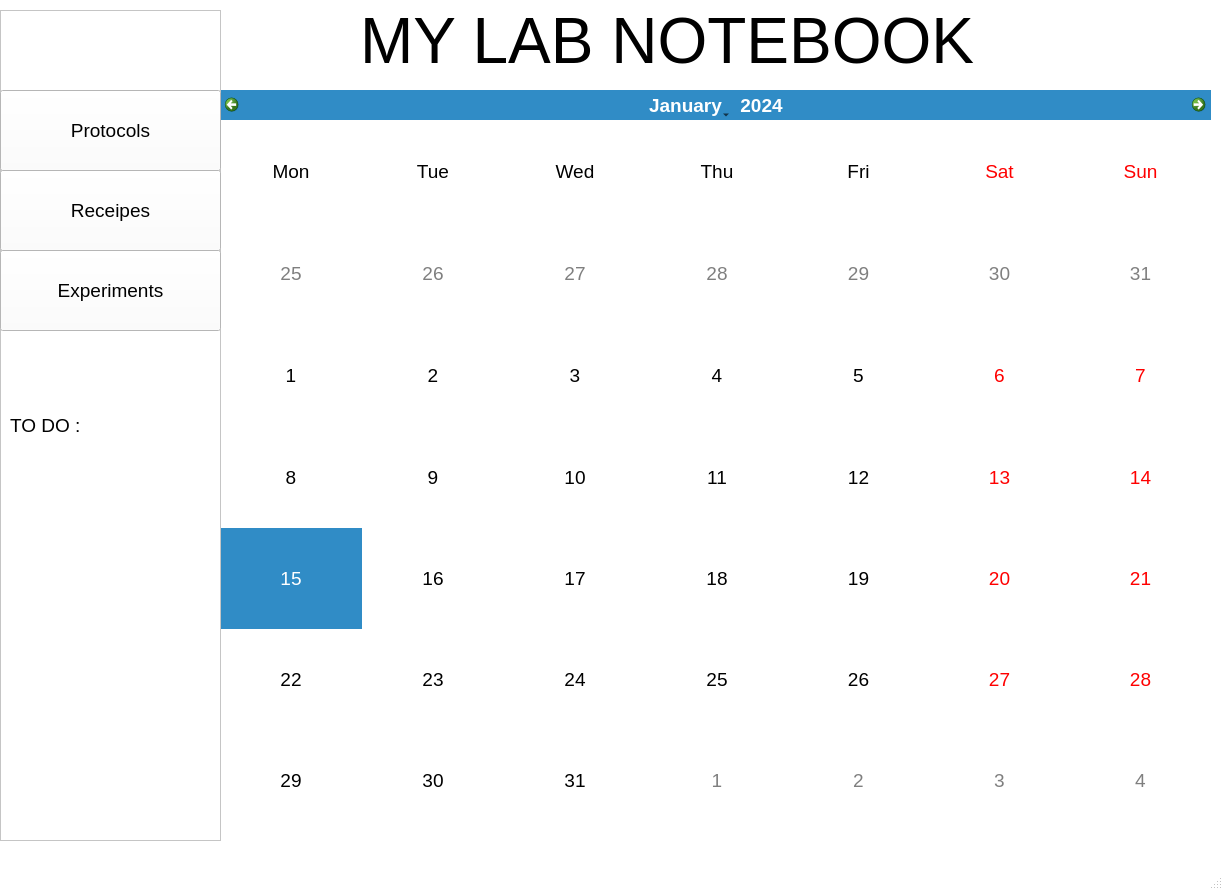
<?xml version="1.0" encoding="UTF-8"?>
<ui version="4.0">
 <class>MainWindow</class>
 <widget class="QMainWindow" name="MainWindow">
  <property name="geometry">
   <rect>
    <x>0</x>
    <y>0</y>
    <width>1223</width>
    <height>890</height>
   </rect>
  </property>
  <property name="palette">
   <palette>
    <active>
     <colorrole role="WindowText">
      <brush brushstyle="SolidPattern">
       <color alpha="255">
        <red>0</red>
        <green>0</green>
        <blue>0</blue>
       </color>
      </brush>
     </colorrole>
     <colorrole role="Button">
      <brush brushstyle="SolidPattern">
       <color alpha="255">
        <red>255</red>
        <green>255</green>
        <blue>255</blue>
       </color>
      </brush>
     </colorrole>
     <colorrole role="Light">
      <brush brushstyle="SolidPattern">
       <color alpha="255">
        <red>255</red>
        <green>255</green>
        <blue>255</blue>
       </color>
      </brush>
     </colorrole>
     <colorrole role="Midlight">
      <brush brushstyle="SolidPattern">
       <color alpha="255">
        <red>255</red>
        <green>255</green>
        <blue>255</blue>
       </color>
      </brush>
     </colorrole>
     <colorrole role="Dark">
      <brush brushstyle="SolidPattern">
       <color alpha="255">
        <red>127</red>
        <green>127</green>
        <blue>127</blue>
       </color>
      </brush>
     </colorrole>
     <colorrole role="Mid">
      <brush brushstyle="SolidPattern">
       <color alpha="255">
        <red>170</red>
        <green>170</green>
        <blue>170</blue>
       </color>
      </brush>
     </colorrole>
     <colorrole role="Text">
      <brush brushstyle="SolidPattern">
       <color alpha="255">
        <red>0</red>
        <green>0</green>
        <blue>0</blue>
       </color>
      </brush>
     </colorrole>
     <colorrole role="BrightText">
      <brush brushstyle="SolidPattern">
       <color alpha="255">
        <red>255</red>
        <green>255</green>
        <blue>255</blue>
       </color>
      </brush>
     </colorrole>
     <colorrole role="ButtonText">
      <brush brushstyle="SolidPattern">
       <color alpha="255">
        <red>0</red>
        <green>0</green>
        <blue>0</blue>
       </color>
      </brush>
     </colorrole>
     <colorrole role="Base">
      <brush brushstyle="SolidPattern">
       <color alpha="255">
        <red>255</red>
        <green>255</green>
        <blue>255</blue>
       </color>
      </brush>
     </colorrole>
     <colorrole role="Window">
      <brush brushstyle="SolidPattern">
       <color alpha="255">
        <red>255</red>
        <green>255</green>
        <blue>255</blue>
       </color>
      </brush>
     </colorrole>
     <colorrole role="Shadow">
      <brush brushstyle="SolidPattern">
       <color alpha="255">
        <red>0</red>
        <green>0</green>
        <blue>0</blue>
       </color>
      </brush>
     </colorrole>
     <colorrole role="AlternateBase">
      <brush brushstyle="SolidPattern">
       <color alpha="255">
        <red>255</red>
        <green>255</green>
        <blue>255</blue>
       </color>
      </brush>
     </colorrole>
     <colorrole role="ToolTipBase">
      <brush brushstyle="SolidPattern">
       <color alpha="255">
        <red>255</red>
        <green>255</green>
        <blue>220</blue>
       </color>
      </brush>
     </colorrole>
     <colorrole role="ToolTipText">
      <brush brushstyle="SolidPattern">
       <color alpha="255">
        <red>0</red>
        <green>0</green>
        <blue>0</blue>
       </color>
      </brush>
     </colorrole>
     <colorrole role="PlaceholderText">
      <brush brushstyle="SolidPattern">
       <color alpha="128">
        <red>0</red>
        <green>0</green>
        <blue>0</blue>
       </color>
      </brush>
     </colorrole>
    </active>
    <inactive>
     <colorrole role="WindowText">
      <brush brushstyle="SolidPattern">
       <color alpha="255">
        <red>0</red>
        <green>0</green>
        <blue>0</blue>
       </color>
      </brush>
     </colorrole>
     <colorrole role="Button">
      <brush brushstyle="SolidPattern">
       <color alpha="255">
        <red>255</red>
        <green>255</green>
        <blue>255</blue>
       </color>
      </brush>
     </colorrole>
     <colorrole role="Light">
      <brush brushstyle="SolidPattern">
       <color alpha="255">
        <red>255</red>
        <green>255</green>
        <blue>255</blue>
       </color>
      </brush>
     </colorrole>
     <colorrole role="Midlight">
      <brush brushstyle="SolidPattern">
       <color alpha="255">
        <red>255</red>
        <green>255</green>
        <blue>255</blue>
       </color>
      </brush>
     </colorrole>
     <colorrole role="Dark">
      <brush brushstyle="SolidPattern">
       <color alpha="255">
        <red>127</red>
        <green>127</green>
        <blue>127</blue>
       </color>
      </brush>
     </colorrole>
     <colorrole role="Mid">
      <brush brushstyle="SolidPattern">
       <color alpha="255">
        <red>170</red>
        <green>170</green>
        <blue>170</blue>
       </color>
      </brush>
     </colorrole>
     <colorrole role="Text">
      <brush brushstyle="SolidPattern">
       <color alpha="255">
        <red>0</red>
        <green>0</green>
        <blue>0</blue>
       </color>
      </brush>
     </colorrole>
     <colorrole role="BrightText">
      <brush brushstyle="SolidPattern">
       <color alpha="255">
        <red>255</red>
        <green>255</green>
        <blue>255</blue>
       </color>
      </brush>
     </colorrole>
     <colorrole role="ButtonText">
      <brush brushstyle="SolidPattern">
       <color alpha="255">
        <red>0</red>
        <green>0</green>
        <blue>0</blue>
       </color>
      </brush>
     </colorrole>
     <colorrole role="Base">
      <brush brushstyle="SolidPattern">
       <color alpha="255">
        <red>255</red>
        <green>255</green>
        <blue>255</blue>
       </color>
      </brush>
     </colorrole>
     <colorrole role="Window">
      <brush brushstyle="SolidPattern">
       <color alpha="255">
        <red>255</red>
        <green>255</green>
        <blue>255</blue>
       </color>
      </brush>
     </colorrole>
     <colorrole role="Shadow">
      <brush brushstyle="SolidPattern">
       <color alpha="255">
        <red>0</red>
        <green>0</green>
        <blue>0</blue>
       </color>
      </brush>
     </colorrole>
     <colorrole role="AlternateBase">
      <brush brushstyle="SolidPattern">
       <color alpha="255">
        <red>255</red>
        <green>255</green>
        <blue>255</blue>
       </color>
      </brush>
     </colorrole>
     <colorrole role="ToolTipBase">
      <brush brushstyle="SolidPattern">
       <color alpha="255">
        <red>255</red>
        <green>255</green>
        <blue>220</blue>
       </color>
      </brush>
     </colorrole>
     <colorrole role="ToolTipText">
      <brush brushstyle="SolidPattern">
       <color alpha="255">
        <red>0</red>
        <green>0</green>
        <blue>0</blue>
       </color>
      </brush>
     </colorrole>
     <colorrole role="PlaceholderText">
      <brush brushstyle="SolidPattern">
       <color alpha="128">
        <red>0</red>
        <green>0</green>
        <blue>0</blue>
       </color>
      </brush>
     </colorrole>
    </inactive>
    <disabled>
     <colorrole role="WindowText">
      <brush brushstyle="SolidPattern">
       <color alpha="255">
        <red>127</red>
        <green>127</green>
        <blue>127</blue>
       </color>
      </brush>
     </colorrole>
     <colorrole role="Button">
      <brush brushstyle="SolidPattern">
       <color alpha="255">
        <red>255</red>
        <green>255</green>
        <blue>255</blue>
       </color>
      </brush>
     </colorrole>
     <colorrole role="Light">
      <brush brushstyle="SolidPattern">
       <color alpha="255">
        <red>255</red>
        <green>255</green>
        <blue>255</blue>
       </color>
      </brush>
     </colorrole>
     <colorrole role="Midlight">
      <brush brushstyle="SolidPattern">
       <color alpha="255">
        <red>255</red>
        <green>255</green>
        <blue>255</blue>
       </color>
      </brush>
     </colorrole>
     <colorrole role="Dark">
      <brush brushstyle="SolidPattern">
       <color alpha="255">
        <red>127</red>
        <green>127</green>
        <blue>127</blue>
       </color>
      </brush>
     </colorrole>
     <colorrole role="Mid">
      <brush brushstyle="SolidPattern">
       <color alpha="255">
        <red>170</red>
        <green>170</green>
        <blue>170</blue>
       </color>
      </brush>
     </colorrole>
     <colorrole role="Text">
      <brush brushstyle="SolidPattern">
       <color alpha="255">
        <red>127</red>
        <green>127</green>
        <blue>127</blue>
       </color>
      </brush>
     </colorrole>
     <colorrole role="BrightText">
      <brush brushstyle="SolidPattern">
       <color alpha="255">
        <red>255</red>
        <green>255</green>
        <blue>255</blue>
       </color>
      </brush>
     </colorrole>
     <colorrole role="ButtonText">
      <brush brushstyle="SolidPattern">
       <color alpha="255">
        <red>127</red>
        <green>127</green>
        <blue>127</blue>
       </color>
      </brush>
     </colorrole>
     <colorrole role="Base">
      <brush brushstyle="SolidPattern">
       <color alpha="255">
        <red>255</red>
        <green>255</green>
        <blue>255</blue>
       </color>
      </brush>
     </colorrole>
     <colorrole role="Window">
      <brush brushstyle="SolidPattern">
       <color alpha="255">
        <red>255</red>
        <green>255</green>
        <blue>255</blue>
       </color>
      </brush>
     </colorrole>
     <colorrole role="Shadow">
      <brush brushstyle="SolidPattern">
       <color alpha="255">
        <red>0</red>
        <green>0</green>
        <blue>0</blue>
       </color>
      </brush>
     </colorrole>
     <colorrole role="AlternateBase">
      <brush brushstyle="SolidPattern">
       <color alpha="255">
        <red>255</red>
        <green>255</green>
        <blue>255</blue>
       </color>
      </brush>
     </colorrole>
     <colorrole role="ToolTipBase">
      <brush brushstyle="SolidPattern">
       <color alpha="255">
        <red>255</red>
        <green>255</green>
        <blue>220</blue>
       </color>
      </brush>
     </colorrole>
     <colorrole role="ToolTipText">
      <brush brushstyle="SolidPattern">
       <color alpha="255">
        <red>0</red>
        <green>0</green>
        <blue>0</blue>
       </color>
      </brush>
     </colorrole>
     <colorrole role="PlaceholderText">
      <brush brushstyle="SolidPattern">
       <color alpha="128">
        <red>0</red>
        <green>0</green>
        <blue>0</blue>
       </color>
      </brush>
     </colorrole>
    </disabled>
   </palette>
  </property>
  <property name="windowTitle">
   <string>MainWindow</string>
  </property>
  <widget class="QWidget" name="centralwidget">
   <widget class="QCalendarWidget" name="Calendar">
    <property name="geometry">
     <rect>
      <x>220</x>
      <y>90</y>
      <width>991</width>
      <height>741</height>
     </rect>
    </property>
    <property name="font">
     <font>
      <family>Arial</family>
      <pointsize>14</pointsize>
     </font>
    </property>
    <property name="verticalHeaderFormat">
     <enum>QCalendarWidget::NoVerticalHeader</enum>
    </property>
   </widget>
   <widget class="QFrame" name="frame">
    <property name="geometry">
     <rect>
      <x>0</x>
      <y>10</y>
      <width>221</width>
      <height>831</height>
     </rect>
    </property>
    <property name="palette">
     <palette>
      <active>
       <colorrole role="WindowText">
        <brush brushstyle="SolidPattern">
         <color alpha="255">
          <red>0</red>
          <green>0</green>
          <blue>0</blue>
         </color>
        </brush>
       </colorrole>
       <colorrole role="Button">
        <brush brushstyle="SolidPattern">
         <color alpha="255">
          <red>255</red>
          <green>255</green>
          <blue>255</blue>
         </color>
        </brush>
       </colorrole>
       <colorrole role="Light">
        <brush brushstyle="SolidPattern">
         <color alpha="255">
          <red>255</red>
          <green>255</green>
          <blue>255</blue>
         </color>
        </brush>
       </colorrole>
       <colorrole role="Midlight">
        <brush brushstyle="SolidPattern">
         <color alpha="255">
          <red>255</red>
          <green>255</green>
          <blue>255</blue>
         </color>
        </brush>
       </colorrole>
       <colorrole role="Dark">
        <brush brushstyle="SolidPattern">
         <color alpha="255">
          <red>127</red>
          <green>127</green>
          <blue>127</blue>
         </color>
        </brush>
       </colorrole>
       <colorrole role="Mid">
        <brush brushstyle="SolidPattern">
         <color alpha="255">
          <red>170</red>
          <green>170</green>
          <blue>170</blue>
         </color>
        </brush>
       </colorrole>
       <colorrole role="Text">
        <brush brushstyle="SolidPattern">
         <color alpha="255">
          <red>0</red>
          <green>0</green>
          <blue>0</blue>
         </color>
        </brush>
       </colorrole>
       <colorrole role="BrightText">
        <brush brushstyle="SolidPattern">
         <color alpha="255">
          <red>255</red>
          <green>255</green>
          <blue>255</blue>
         </color>
        </brush>
       </colorrole>
       <colorrole role="ButtonText">
        <brush brushstyle="SolidPattern">
         <color alpha="255">
          <red>0</red>
          <green>0</green>
          <blue>0</blue>
         </color>
        </brush>
       </colorrole>
       <colorrole role="Base">
        <brush brushstyle="SolidPattern">
         <color alpha="255">
          <red>255</red>
          <green>255</green>
          <blue>255</blue>
         </color>
        </brush>
       </colorrole>
       <colorrole role="Window">
        <brush brushstyle="SolidPattern">
         <color alpha="255">
          <red>255</red>
          <green>255</green>
          <blue>255</blue>
         </color>
        </brush>
       </colorrole>
       <colorrole role="Shadow">
        <brush brushstyle="SolidPattern">
         <color alpha="255">
          <red>0</red>
          <green>0</green>
          <blue>0</blue>
         </color>
        </brush>
       </colorrole>
       <colorrole role="AlternateBase">
        <brush brushstyle="SolidPattern">
         <color alpha="255">
          <red>255</red>
          <green>255</green>
          <blue>255</blue>
         </color>
        </brush>
       </colorrole>
       <colorrole role="ToolTipBase">
        <brush brushstyle="SolidPattern">
         <color alpha="255">
          <red>255</red>
          <green>255</green>
          <blue>220</blue>
         </color>
        </brush>
       </colorrole>
       <colorrole role="ToolTipText">
        <brush brushstyle="SolidPattern">
         <color alpha="255">
          <red>0</red>
          <green>0</green>
          <blue>0</blue>
         </color>
        </brush>
       </colorrole>
       <colorrole role="PlaceholderText">
        <brush brushstyle="SolidPattern">
         <color alpha="128">
          <red>0</red>
          <green>0</green>
          <blue>0</blue>
         </color>
        </brush>
       </colorrole>
      </active>
      <inactive>
       <colorrole role="WindowText">
        <brush brushstyle="SolidPattern">
         <color alpha="255">
          <red>0</red>
          <green>0</green>
          <blue>0</blue>
         </color>
        </brush>
       </colorrole>
       <colorrole role="Button">
        <brush brushstyle="SolidPattern">
         <color alpha="255">
          <red>255</red>
          <green>255</green>
          <blue>255</blue>
         </color>
        </brush>
       </colorrole>
       <colorrole role="Light">
        <brush brushstyle="SolidPattern">
         <color alpha="255">
          <red>255</red>
          <green>255</green>
          <blue>255</blue>
         </color>
        </brush>
       </colorrole>
       <colorrole role="Midlight">
        <brush brushstyle="SolidPattern">
         <color alpha="255">
          <red>255</red>
          <green>255</green>
          <blue>255</blue>
         </color>
        </brush>
       </colorrole>
       <colorrole role="Dark">
        <brush brushstyle="SolidPattern">
         <color alpha="255">
          <red>127</red>
          <green>127</green>
          <blue>127</blue>
         </color>
        </brush>
       </colorrole>
       <colorrole role="Mid">
        <brush brushstyle="SolidPattern">
         <color alpha="255">
          <red>170</red>
          <green>170</green>
          <blue>170</blue>
         </color>
        </brush>
       </colorrole>
       <colorrole role="Text">
        <brush brushstyle="SolidPattern">
         <color alpha="255">
          <red>0</red>
          <green>0</green>
          <blue>0</blue>
         </color>
        </brush>
       </colorrole>
       <colorrole role="BrightText">
        <brush brushstyle="SolidPattern">
         <color alpha="255">
          <red>255</red>
          <green>255</green>
          <blue>255</blue>
         </color>
        </brush>
       </colorrole>
       <colorrole role="ButtonText">
        <brush brushstyle="SolidPattern">
         <color alpha="255">
          <red>0</red>
          <green>0</green>
          <blue>0</blue>
         </color>
        </brush>
       </colorrole>
       <colorrole role="Base">
        <brush brushstyle="SolidPattern">
         <color alpha="255">
          <red>255</red>
          <green>255</green>
          <blue>255</blue>
         </color>
        </brush>
       </colorrole>
       <colorrole role="Window">
        <brush brushstyle="SolidPattern">
         <color alpha="255">
          <red>255</red>
          <green>255</green>
          <blue>255</blue>
         </color>
        </brush>
       </colorrole>
       <colorrole role="Shadow">
        <brush brushstyle="SolidPattern">
         <color alpha="255">
          <red>0</red>
          <green>0</green>
          <blue>0</blue>
         </color>
        </brush>
       </colorrole>
       <colorrole role="AlternateBase">
        <brush brushstyle="SolidPattern">
         <color alpha="255">
          <red>255</red>
          <green>255</green>
          <blue>255</blue>
         </color>
        </brush>
       </colorrole>
       <colorrole role="ToolTipBase">
        <brush brushstyle="SolidPattern">
         <color alpha="255">
          <red>255</red>
          <green>255</green>
          <blue>220</blue>
         </color>
        </brush>
       </colorrole>
       <colorrole role="ToolTipText">
        <brush brushstyle="SolidPattern">
         <color alpha="255">
          <red>0</red>
          <green>0</green>
          <blue>0</blue>
         </color>
        </brush>
       </colorrole>
       <colorrole role="PlaceholderText">
        <brush brushstyle="SolidPattern">
         <color alpha="128">
          <red>0</red>
          <green>0</green>
          <blue>0</blue>
         </color>
        </brush>
       </colorrole>
      </inactive>
      <disabled>
       <colorrole role="WindowText">
        <brush brushstyle="SolidPattern">
         <color alpha="255">
          <red>127</red>
          <green>127</green>
          <blue>127</blue>
         </color>
        </brush>
       </colorrole>
       <colorrole role="Button">
        <brush brushstyle="SolidPattern">
         <color alpha="255">
          <red>255</red>
          <green>255</green>
          <blue>255</blue>
         </color>
        </brush>
       </colorrole>
       <colorrole role="Light">
        <brush brushstyle="SolidPattern">
         <color alpha="255">
          <red>255</red>
          <green>255</green>
          <blue>255</blue>
         </color>
        </brush>
       </colorrole>
       <colorrole role="Midlight">
        <brush brushstyle="SolidPattern">
         <color alpha="255">
          <red>255</red>
          <green>255</green>
          <blue>255</blue>
         </color>
        </brush>
       </colorrole>
       <colorrole role="Dark">
        <brush brushstyle="SolidPattern">
         <color alpha="255">
          <red>127</red>
          <green>127</green>
          <blue>127</blue>
         </color>
        </brush>
       </colorrole>
       <colorrole role="Mid">
        <brush brushstyle="SolidPattern">
         <color alpha="255">
          <red>170</red>
          <green>170</green>
          <blue>170</blue>
         </color>
        </brush>
       </colorrole>
       <colorrole role="Text">
        <brush brushstyle="SolidPattern">
         <color alpha="255">
          <red>127</red>
          <green>127</green>
          <blue>127</blue>
         </color>
        </brush>
       </colorrole>
       <colorrole role="BrightText">
        <brush brushstyle="SolidPattern">
         <color alpha="255">
          <red>255</red>
          <green>255</green>
          <blue>255</blue>
         </color>
        </brush>
       </colorrole>
       <colorrole role="ButtonText">
        <brush brushstyle="SolidPattern">
         <color alpha="255">
          <red>127</red>
          <green>127</green>
          <blue>127</blue>
         </color>
        </brush>
       </colorrole>
       <colorrole role="Base">
        <brush brushstyle="SolidPattern">
         <color alpha="255">
          <red>255</red>
          <green>255</green>
          <blue>255</blue>
         </color>
        </brush>
       </colorrole>
       <colorrole role="Window">
        <brush brushstyle="SolidPattern">
         <color alpha="255">
          <red>255</red>
          <green>255</green>
          <blue>255</blue>
         </color>
        </brush>
       </colorrole>
       <colorrole role="Shadow">
        <brush brushstyle="SolidPattern">
         <color alpha="255">
          <red>0</red>
          <green>0</green>
          <blue>0</blue>
         </color>
        </brush>
       </colorrole>
       <colorrole role="AlternateBase">
        <brush brushstyle="SolidPattern">
         <color alpha="255">
          <red>255</red>
          <green>255</green>
          <blue>255</blue>
         </color>
        </brush>
       </colorrole>
       <colorrole role="ToolTipBase">
        <brush brushstyle="SolidPattern">
         <color alpha="255">
          <red>255</red>
          <green>255</green>
          <blue>220</blue>
         </color>
        </brush>
       </colorrole>
       <colorrole role="ToolTipText">
        <brush brushstyle="SolidPattern">
         <color alpha="255">
          <red>0</red>
          <green>0</green>
          <blue>0</blue>
         </color>
        </brush>
       </colorrole>
       <colorrole role="PlaceholderText">
        <brush brushstyle="SolidPattern">
         <color alpha="128">
          <red>0</red>
          <green>0</green>
          <blue>0</blue>
         </color>
        </brush>
       </colorrole>
      </disabled>
     </palette>
    </property>
    <property name="font">
     <font>
      <family>Arial</family>
      <pointsize>14</pointsize>
     </font>
    </property>
    <property name="frameShape">
     <enum>QFrame::StyledPanel</enum>
    </property>
    <property name="frameShadow">
     <enum>QFrame::Raised</enum>
    </property>
    <widget class="QPushButton" name="Protocol_button">
     <property name="geometry">
      <rect>
       <x>0</x>
       <y>80</y>
       <width>221</width>
       <height>81</height>
      </rect>
     </property>
     <property name="text">
      <string>Protocols</string>
     </property>
    </widget>
    <widget class="QPushButton" name="Receipe_Button">
     <property name="geometry">
      <rect>
       <x>0</x>
       <y>160</y>
       <width>221</width>
       <height>81</height>
      </rect>
     </property>
     <property name="text">
      <string>Receipes</string>
     </property>
    </widget>
    <widget class="QPushButton" name="Experiment_button">
     <property name="geometry">
      <rect>
       <x>0</x>
       <y>240</y>
       <width>221</width>
       <height>81</height>
      </rect>
     </property>
     <property name="text">
      <string>Experiments</string>
     </property>
    </widget>
    <widget class="QLabel" name="To_do_list">
     <property name="geometry">
      <rect>
       <x>10</x>
       <y>390</y>
       <width>131</width>
       <height>51</height>
      </rect>
     </property>
     <property name="text">
      <string>TO DO : </string>
     </property>
    </widget>
   </widget>
   <widget class="QLabel" name="To_do_list_2">
    <property name="geometry">
     <rect>
      <x>360</x>
      <y>0</y>
      <width>781</width>
      <height>81</height>
     </rect>
    </property>
    <property name="font">
     <font>
      <family>Arial</family>
      <pointsize>48</pointsize>
     </font>
    </property>
    <property name="text">
     <string>MY LAB NOTEBOOK</string>
    </property>
   </widget>
  </widget>
  <widget class="QMenuBar" name="menubar">
   <property name="geometry">
    <rect>
     <x>0</x>
     <y>0</y>
     <width>1223</width>
     <height>26</height>
    </rect>
   </property>
  </widget>
  <widget class="QStatusBar" name="statusbar"/>
 </widget>
 <resources/>
 <connections/>
</ui>
